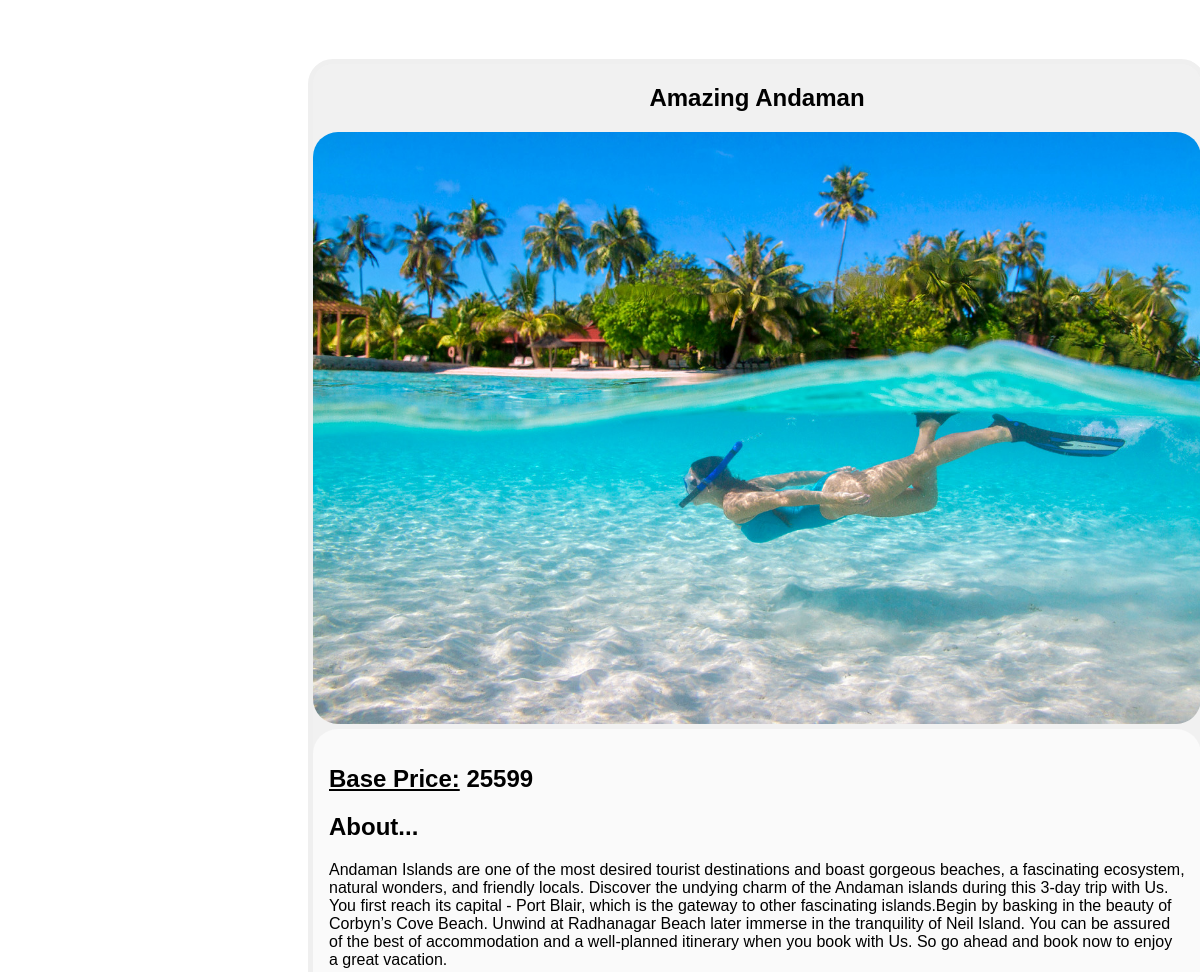
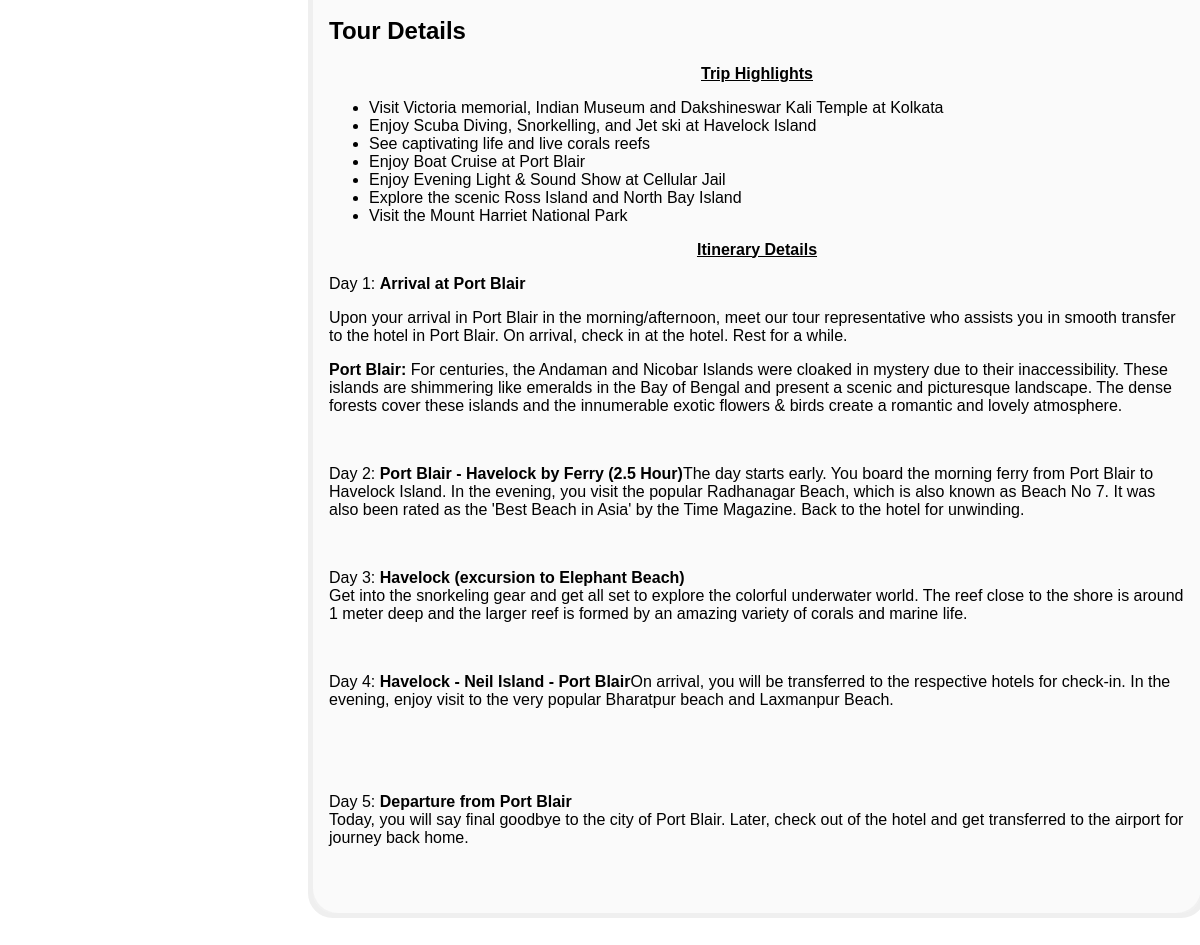
Screenshot of /admin/view_package_detail.php?view_package_detail=3 with the database file from the repository (2 pictures, top to bottom).
### tables this page shows
CREATE TABLE `package` (
  `id` int(11) NOT NULL,
  `name` varchar(256) NOT NULL,
  `price` int(11) NOT NULL,
  `coupon` varchar(256) DEFAULT NULL,
  `image` varchar(256) NOT NULL,
  `detail` text NOT NULL,
  `description` text NOT NULL
);

### admin/view_package_detail.php (the view, shortened to what this page needs)
<!DOCTYPE>
<html>
	<head>
<link rel="stylesheet" href="view_customer.css">
</head>
<?php
	$pid=$_GET['view_package_detail'];
	global $con;
	$q="select * from package where id='$pid'";
	$run_q=mysqli_query($con,$q);
	if($run_q)
	{
		$row_q=mysqli_fetch_array($run_q);
		$pname=$row_q['name'];
		$pprice=$row_q['price'];
		$ppimage=$row_q['image'];
		$pdetail=$row_q['detail'];
		$pdesc=$row_q['description'];
	}
?>
<body style="background-color:#9999999!important">
	<form class="modal-content" action="" method="post" enctype="multipart/form-data">
		<div style="background-color:#9999999!important">
			<h2 class="userlogin"><?php echo"$pname";?></h2>
			<img src="../package_images/<?php echo $ppimage; ?>" alt="boat" style="width:100%;min-height:350px;max-height:600px; margin-bottom:5px; border-radius: 25px;">
		</div>
		<div class="container">
			<div>
				<h2><u>Base Price:</u><?php echo" $pprice";?></h2>
			</div>
			<div>
				<h2>About...</h2>
				<p><?php echo"$pdetail";?></p>
			</div>
			<div>
				<h2>Tour Details</h2>
				<p><?php echo"$pdesc";?></p>
			</div>
		</div>
	</form>
</body>
</html>

### admin/view_customer.css (style rules this page uses)
body { font-family: Arial, Helvetica, sans-serif; }
.container { padding: 16px; padding-bottom:50px; border-radius: 25px; background-color:#fafafa; }
.modal-content { background-color: #fefefe; margin: 5% auto 15% auto; border: 5px solid #efefef; width: 75%; border-radius: 25px; margin-left:300px; }
.userlogin { text-align:center; }

### admin/view_package_detail.php (style rules this page uses)
.modal-content { background-color:#f1f1f1; }
.userlogin { text-align:center; }

### rows the page displays
package: name "Amazing Andaman", image (picture), price "25599", detail "Andaman Islands are one of the most desired tourist destinations and boast gorgeous beaches, a fascinating ecosystem, natural wonders, and friendly locals. Discover the undying charm of the Andaman islands during this 3-day trip with Us. You first reach its capital - Port Blair, which is the gateway to other fascinating islands.Begin by basking in the beauty of Corbyn’s Cove Beach. Unwind at Radhanagar Beach later immerse in the tranquility of Neil Island. You can be assured of the best of accommodation and a well-planned itinerary when you book with Us. So go ahead and book now to enjoy a great vacation.", description "Trip Highlights Visit Victoria memorial, Indian Museum and Dakshineswar Kali Temple at Kolkata Enjoy Scuba Diving, Snorkelling, and Jet ski at Havelock Island See captivating life and live corals reefs Enjoy Boat Cruise at Port Blair Enjoy Evening Light & Sound Show at Cellular Jail Explore the scenic Ross Island and North Bay Island Visit the Mount Harriet National Park Itinerary Details Day 1: Arrival at Port Blair Upon your arrival in Port Blair in the morning/afternoon, meet our tour representative who assists you in smooth transfer to the hotel in Port Blair. On arrival, check in at the hotel. Rest for a while. Port Blair: For centuries, the Andaman and Nicobar Islands were cloaked in…"
